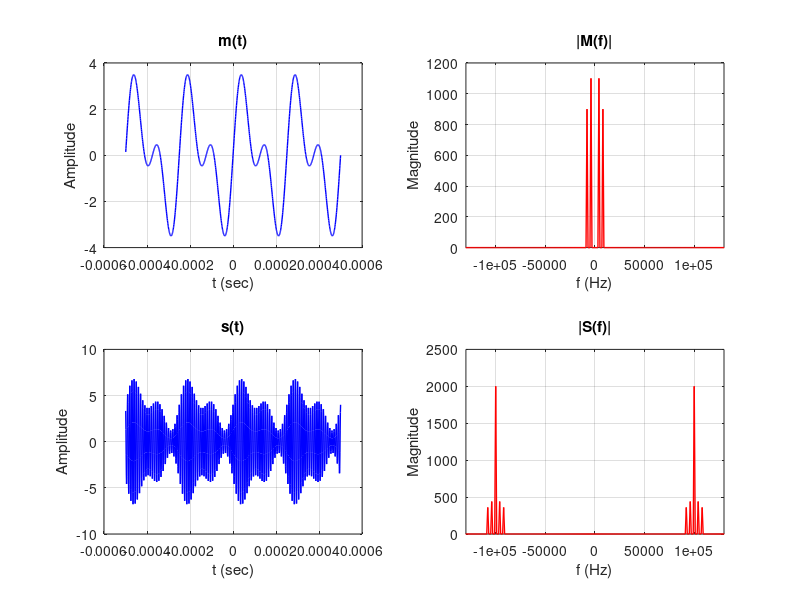

Here is the MATLAB script that generated this plot: (Note: this script raises an error after producing the figure.)
clc; clear; close all;

fs = 1e6;
t = -0.0005+1/fs:1/fs:0.0005;

mt = 2.2*sin(2*pi*4e3*t) + 1.8*sin(2*pi*8e3*t);

Ac = 2;
fc = 1e5;
ct = Ac*cos(2*pi*fc*t);

Ka = 0.2;

st = Ac*(1 + Ka*mt).*ct;

N = length(t);
f = (-N/2:N/2-1)*fs/N;

figure

subplot(2,2,1)
plot(t, mt, 'b', 'LineWidth', 1)
grid on
title('m(t)')
xlabel('t (sec)')
ylabel('Amplitude')

subplot(2,2,2)
plot(f, abs(fftshift(fft(mt))), 'r', 'LineWidth', 1)
grid on
title('|M(f)|')
xlabel('f (Hz)')
ylabel('Magnitude')
xlim([-fc-3e4 fc+3e4])

subplot(2,2,3)
plot(t, st, 'b', 'LineWidth', 1)
grid on
title('s(t)')
xlabel('t (sec)')
ylabel('Amplitude')

subplot(2,2,4)
plot(f, abs(fftshift(fft(st))), 'r', 'LineWidth', 1)
grid on
title('|S(f)|')
xlabel('f (Hz)')
ylabel('Magnitude')
xlim([-fc-3e4 fc+3e4])

sgtitle('Lab 4 Q1: AM Modulation (Ka = 0.2)')
